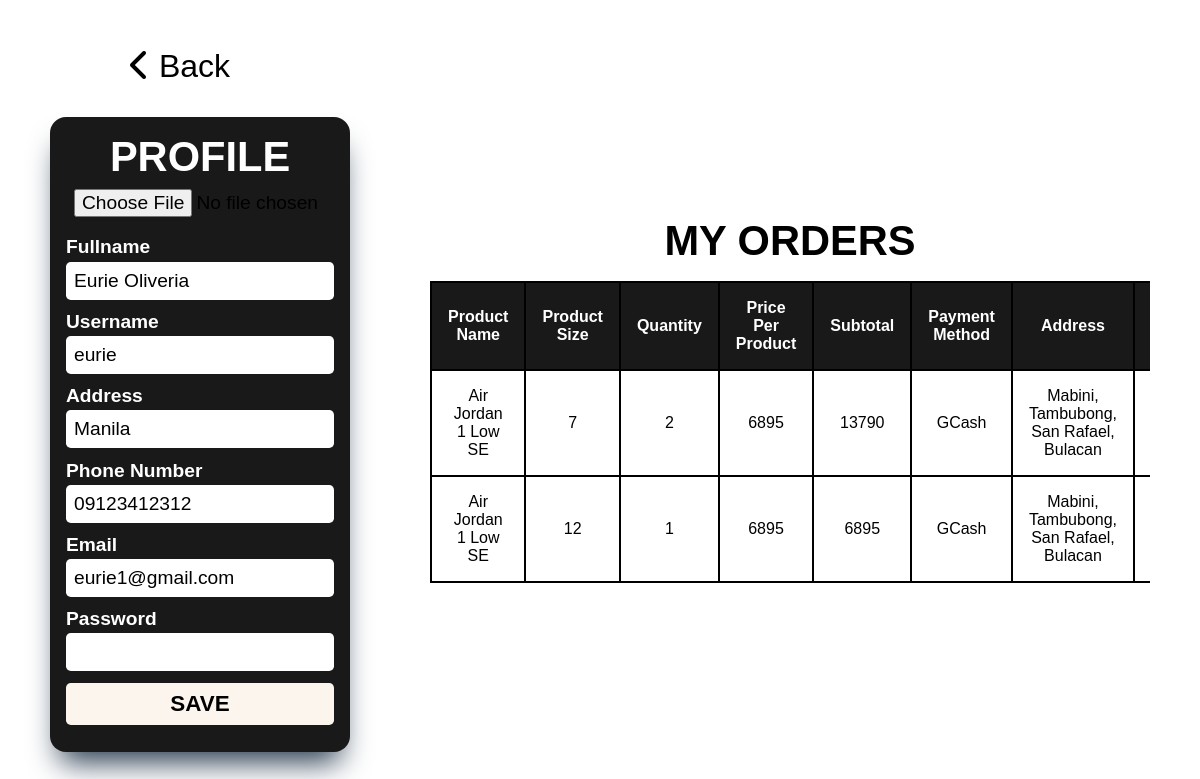
The page /php/profile.php (signed in) on the database as committed earlier.
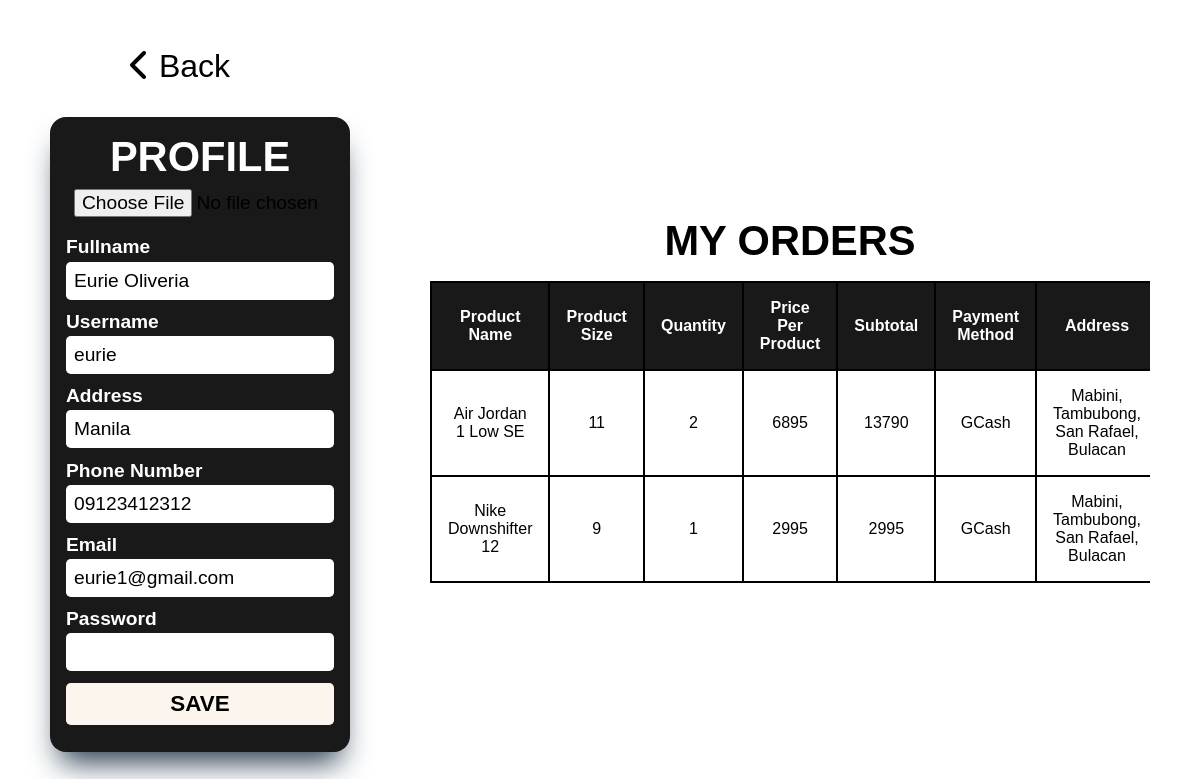
The same page on the database as committed later.
### tables this page shows
CREATE TABLE `tborders` (
  `order_id` int(11) NOT NULL,
  `product_id` int(11) NOT NULL,
  `order_product_size` varchar(255) NOT NULL,
  `order_quantity` int(11) NOT NULL,
  `user_id` int(11) NOT NULL,
  `order_price` int(11) NOT NULL,
  `order_payment_method` varchar(255) NOT NULL,
  `order_address` varchar(255) NOT NULL,
  `order_date` date NOT NULL DEFAULT current_timestamp(),
  `order_arrival_date` date DEFAULT NULL,
  `order_status` varchar(255) NOT NULL
);

CREATE TABLE `tbproducts` (
  `product_id` int(11) NOT NULL,
  `product_name` varchar(255) NOT NULL,
  `product_description` varchar(1000) NOT NULL,
  `product_category` varchar(255) NOT NULL,
  `product_sport` varchar(255) NOT NULL,
  `product_stocks` int(11) NOT NULL,
  `product_image` varchar(255) NOT NULL,
  `product_brand` varchar(255) NOT NULL,
  `product_price` int(11) NOT NULL,
  `date_added` date NOT NULL DEFAULT current_timestamp()
);

### php/profile.php (the view, shortened to what this page needs)
<?php
    include('conn.php');
    $userID = $_SESSION['id'];
    $search = isset($_GET['search']) ? $_GET['search'] : '';
    $userDetailsQuery = "SELECT * FROM tbusers WHERE user_id = $userID";
    $userDetailsResult = $conn->query($userDetailsQuery);
    $userDetails = $userDetailsResult->fetch_assoc();
    $selectQuery = 'SELECT
        tborders.order_id,
        tborders.product_id,
        tborders.order_product_size,
        tbproducts.product_name,
        tbproducts.product_price,
        tborders.user_id,
        tbusers.user_username,
        tborders.order_quantity,
        tborders.order_price,
        tborders.order_payment_method,
        tborders.order_address,
        tborders.order_date,
        tborders.order_arrival_date,
        tborders.order_status
    FROM
        tborders
    INNER JOIN
        tbproducts ON tborders.product_id = tbproducts.product_id
    INNER JOIN
        tbusers ON tborders.user_id = tbusers.user_id
    WHERE
        tborders.order_id LIKE "%' . $search . '%"
        OR tbproducts.product_name LIKE "%' . $search . '%"
        OR tbusers.user_username LIKE "%' . $search . '%"
        OR tborders.order_quantity LIKE "%' . $search . '%"
        OR tborders.order_price LIKE "%' . $search . '%"
        OR tborders.order_payment_method LIKE "%' . $search . '%"
        OR tborders.order_address LIKE "%' . $search . '%"
        OR tborders.order_date LIKE "%' . $search . '%"
        OR tborders.order_arrival_date LIKE "%' . $search . '%"
        OR tborders.order_status LIKE "%' . $search . '%"
        OR tborders.order_product_size LIKE "%' . $search . '%"';
    $result = $conn->query($selectQuery);
?>
<!DOCTYPE html>
<html lang="en">
<head>
    <link rel="stylesheet" href="../styles/profile.css">
    <link rel="stylesheet" href="https://cdnjs.cloudflare.com/ajax/libs/font-awesome/6.4.2/css/all.min.css" />
</head>
<body>
    <div class="class-container">
        <div class="left">
            <div class="back">
                <a href="shopping-page.php?page=shoes&type=categories">
                    <i class="fa-solid fa-chevron-left"></i>
                    <span>Back</span>
                </a>
            </div>
            <form method="POST" enctype="multipart/form-data">
                <h1>PROFILE</h1>
                    <div class="profile-picture-container">
                        <input type="file" name="image" id="image">
                    </div>
                <label for="fullname">Fullname</label>
                    <input type="text" id="fullname" name="fullname" value="<?php echo $userDetails['user_fullName']; ?>">
                    <label for="username">Username</label>
                    <input type="text" id="username" name="username" value="<?php echo $userDetails['user_username']; ?>">
                    <label for="address">Address</label>
                    <input type="text" id="address" name="address" value="<?php echo $userDetails['user_address']; ?>">
                    <label for="phoneNumber">Phone Number</label>
                    <input type="tel" id="phoneNumber" name="phoneNumber" value="<?php echo $userDetails['user_contactNo']; ?>">
                    <label for="email">Email</label>
                    <input type="text" id="email" name="email" value="<?php echo $userDetails['user_email']; ?>">
                    <label for="password">Password</label>
                    <input type="password" id="password" name="password">
                <input type="submit" name="submit-btn" value="SAVE">
            </form>
        </div>
        <div class="user-table">
            <span>MY ORDERS</span>
            <table>
                <tr class="table-title">
                    <th>Product Name</th>
                    <th>Product Size</th>
                    <th>Quantity</th>
                    <th>Price Per Product</th>
                    <th>Subtotal</th>
                    <th>Payment Method</th>
                    <th>Address</th>
                    <th>Order Date</th>
                </tr>
                <?php
                    while ($row = $result->fetch_assoc()) {
                        echo '<tr>';
                        echo '<td>' . $row['product_name'] . '</td>';
                        echo '<td>' . $row['order_product_size'] . '</td>';
                        echo '<td>' . $row['order_quantity'] . '</td>';
                        $pricePerProduct = $row['order_price'] / $row['order_quantity'];
                        echo '<td>' . $pricePerProduct . '</td>';
                        echo '<td>' . $row['order_price'] . '</td>';
                        echo '<td>' . $row['order_payment_method'] . '</td>';
                        echo '<td>' . $row['order_address'] . '</td>';
                        echo '<td>' . $row['order_date'] . '</td>';
                        echo '</tr>';
                    }
                ?>
            </table>
        </div>
    </div>
</body>
</html>

Rows that differ between the two databases and show on the page:
removed tborders: product.product_name "Air Jordan 1 Low SE", order_product_size "7", order_quantity "2", pricePerProduct "6895", order_price "13790", order_payment_method "GCash", order_address "Mabini, Tambubong, San Rafael, Bulacan"
removed tborders: product.product_name "Air Jordan 1 Low SE", order_product_size "12", order_quantity "1", order_price "6895", order_payment_method "GCash", order_address "Mabini, Tambubong, San Rafael, Bulacan"
added tborders: product.product_name "Air Jordan 1 Low SE", order_product_size "11", order_quantity "2", pricePerProduct "6895", order_price "13790", order_payment_method "GCash", order_address "Mabini, Tambubong, San Rafael, Bulacan"
added tborders: product.product_name "Nike Downshifter 12", order_product_size "9", order_quantity "1", order_price "2995", order_payment_method "GCash", order_address "Mabini, Tambubong, San Rafael, Bulacan"
